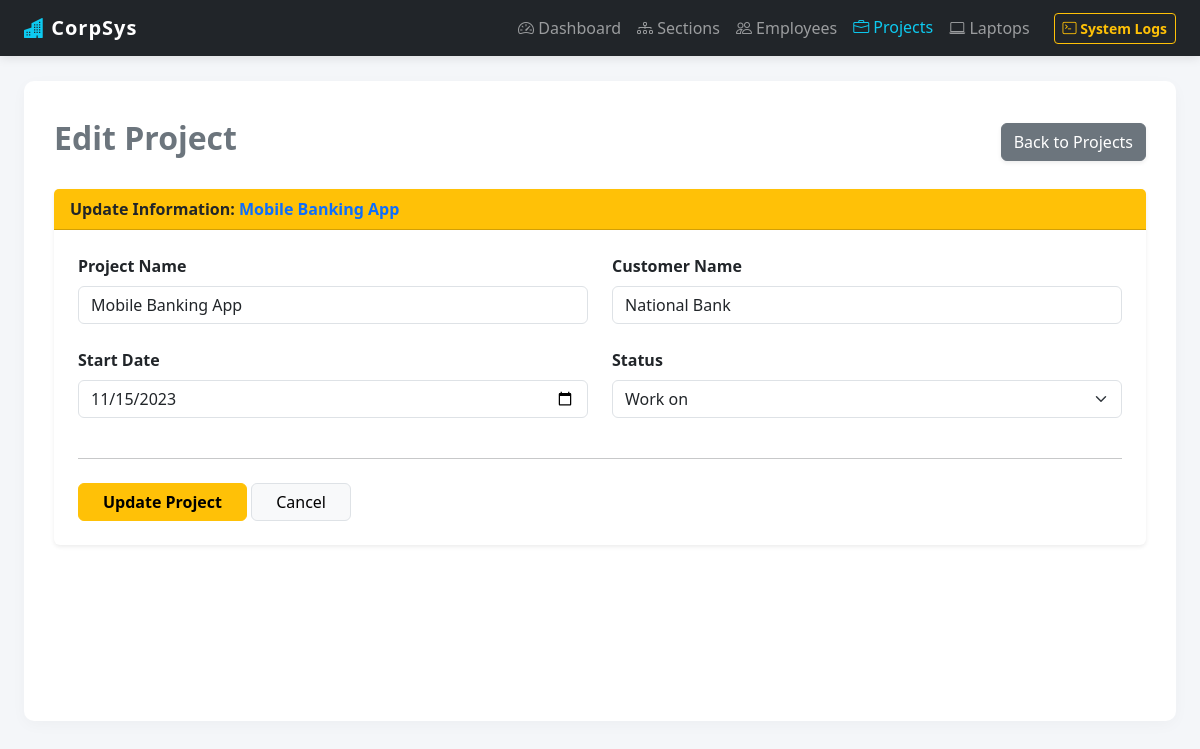
The page /index.php?page=projects&action=edit&id=2 on the database its author committed.
### tables this page shows
CREATE TABLE projects(
    id INT AUTO_INCREMENT PRIMARY KEY,
    name VARCHAR(255) NOT NULL,
    customer_name VARCHAR(255) NOT NULL,
    date_start DATE NOT NULL,
    status ENUM
        ('Work on', 'Done') NOT NULL
);

### src/Repositories/ProjectRepository.php (called while the page is built, shortened)
<?php
class ProjectRepository {
    private PDO $pdo;
    public function __construct(PDO $pdo) {$this->pdo = $pdo;}
    public function findById(int $id): ?Project {
        $stmt = $this->pdo->prepare("SELECT * FROM projects WHERE id = :id LIMIT 1");
        $stmt->execute([':id' => $id]);
        $row = $stmt->fetch();
        return new Project(
            $row['name'],
            $row['customer_name'],
            $row['date_start'],
            $row['status'],
            (int)$row['id']
        );
    }
}

### src/AutoLoad.php (called while the page is built, shortened)
<?php
spl_autoload_register(function (string $class): void {
    $folders = ['Entities', 'DataBase', 'Exceptions', 'Repositories', 'Services','Utlis'];
    foreach ($folders as $folder) {
        $file = __DIR__ . "/{$folder}/{$class}.php";
        if (is_file($file)) {
            return;
        }
    }
});

### src/Entities/Project.php (called while the page is built, shortened)
<?php
class Project{
    private string $name;
    private string $customer_name;
    private string $date_start;
    private string $status;
    public function __construct(string $name,string $customer_name,string $date_start,string $status,int $id=0) {
        $this->name=$name;
        $this->customer_name=$customer_name;
        $this->date_start=$date_start;
        $this->status=$status;
    }
    public function getName():string{ return $this->name;}
    public function getCustomerName() : string { return $this->customer_name;}
    public function getDateStart(): string { return $this->date_start;}
    public function getstatus(): string { return $this->status;}
}

### views/Projects/edit.php (the view, shortened to what this page needs)
<?php
$old = $_SESSION['old_input'] ?? [];
?>
<div class="d-flex justify-content-between align-items-center mb-4 mt-2">
    <h2 class="text-secondary fw-bold">Edit Project</h2>
    <a href="index.php?page=projects&action=list" class="btn btn-secondary shadow-sm">Back to Projects</a>
</div>
<div class="card shadow-sm border-0">
    <div class="card-header bg-warning text-dark fw-bold">
        Update Information: <span class="text-primary"><?= htmlspecialchars($project->getName()) ?></span>
    </div>
    <div class="card-body p-4">
        <form action="index.php?page=projects&action=update" method="POST">
            <div class="row">
                <div class="col-md-6 mb-3">
                    <label class="form-label fw-bold">Project Name</label>
                    <input type="text" name="name" class="form-control" required
                           value="<?= htmlspecialchars($old['name'] ?? $project->getName()) ?>">
                </div>
                <div class="col-md-6 mb-3">
                    <label class="form-label fw-bold">Customer Name</label>
                    <input type="text" name="customer_name" class="form-control" required
                           value="<?= htmlspecialchars($old['customer_name'] ?? $project->getCustomerName()) ?>">
                </div>
            </div>
            <div class="row mt-2">
                <div class="col-md-6 mb-3">
                    <label class="form-label fw-bold">Start Date</label>
                    <input type="date" name="date_start" class="form-control" required
                           value="<?= htmlspecialchars($old['date_start'] ?? $project->getDateStart()) ?>">
                </div>
                <div class="col-md-6 mb-3">
                    <label class="form-label fw-bold">Status</label>
                    <select name="status" class="form-select" required>
                        <?php $currentStatus = $old['status'] ?? $project->getStatus(); ?>
                        <option value="Work on" <?= $currentStatus === 'Work on' ? 'selected' : '' ?>>Work on</option>
                    </select>
                </div>
            </div>
            <hr class="my-4">
            <button type="submit" class="btn btn-warning fw-bold px-4">Update Project</button>
            <a href="index.php?page=projects&action=list" class="btn btn-light px-4 border">Cancel</a>
        </form>
    </div>
</div>

### views/layout/master.php (style rules this page uses)
body { background-color: #f4f6f9; font-family: 'Segoe UI', Tahoma, Geneva, Verdana, sans-serif; }

### rows shown on the page
projects: name "Mobile Banking App", customer_name "National Bank", date_start "11/15/2023", status "Work on"
